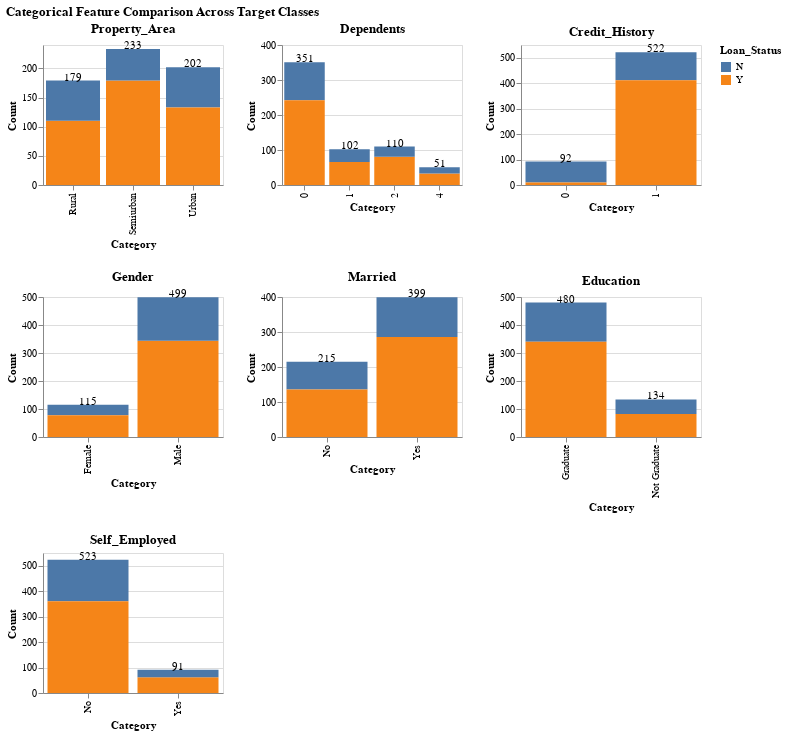

Here is the notebook cell this chart was saved with:
### Code cell
# distribution of categorical features across classes

import altair as alt
import pandas as pd
from typing import List

import altair as alt
import pandas as pd
from typing import List
import math

def compare_categorical_features(
        data: pd.DataFrame,
        categorical_cols: List[str],
        target_name: str,
        columns: int = 3
    ) -> alt.VConcatChart:
    """
    Compare binary/categorical features graphically across classes in `target_name`.
    Produces a grid of bar charts (one per feature), each with independent scales.
    """

    if target_name not in data.columns:
        raise ValueError(f"target_name '{target_name}' not found.")

    for col in categorical_cols:
        if col not in data.columns:
            raise ValueError(f"Column '{col}' not found.")

    charts = []
    for col in categorical_cols:

        base = alt.Chart(data).properties(width=180, height=140)

        bars = (
            base.mark_bar()
            .encode(
                x=alt.X(f"{col}:N", title="Category"),
                y=alt.Y("count():Q", title="Count"),
                color=alt.Color(f"{target_name}:N", title=target_name)
            )
        )

        labels = (
            base.mark_text(dy=-3, fontSize=11)
            .encode(
                x=alt.X(f"{col}:N"),
                y=alt.Y("count():Q"),
                text=alt.Text("count():Q")
            )
        )

        chart = (bars + labels).properties(title=col)
        charts.append(chart)

    rows = []
    for i in range(0, len(charts), columns):
        row = alt.hconcat(*charts[i:i+columns])
        rows.append(row)

    final = alt.vconcat(*rows).properties(
        title="Categorical Feature Comparison Across Target Classes"
    )

    return final
    
compare_categorical_features(
    data=data,
    categorical_cols=categorical_features+binary_features,
    target_name=target_name
)

### Figure 1 — Vega-Lite specification as saved in the notebook (floating-point values rounded to 4 significant figures; data arrays with more than 128 entries replaced by an {"elided": "..."} marker saying what was removed)
{"config": {"view": {"continuousWidth": 300, "continuousHeight": 300}}, "vconcat": [{"hconcat": [{"layer": [{"mark": {"type": "bar"}, "encoding": {"color": {"field": "Loan_Status", "title": "Loan_Status", "type": "nominal"}, "x": {"field": "Property_Area", "title": "Category", "type": "nominal"}, "y": {"aggregate": "count", "title": "Count", "type": "quantitative"}}}, {"mark": {"type": "text", "dy": -3, "fontSize": 11}, "encoding": {"text": {"aggregate": "count", "type": "quantitative"}, "x": {"field": "Property_Area", "type": "nominal"}, "y": {"aggregate": "count", "type": "quantitative"}}}], "height": 140, "title": "Property_Area", "width": 180}, {"layer": [{"mark": {"type": "bar"}, "encoding": {"color": {"field": "Loan_Status", "title": "Loan_Status", "type": "nominal"}, "x": {"field": "Dependents", "title": "Category", "type": "nominal"}, "y": {"aggregate": "count", "title": "Count", "type": "quantitative"}}}, {"mark": {"type": "text", "dy": -3, "fontSize": 11}, "encoding": {"text": {"aggregate": "count", "type": "quantitative"}, "x": {"field": "Dependents", "type": "nominal"}, "y": {"aggregate": "count", "type": "quantitative"}}}], "height": 140, "title": "Dependents", "width": 180}, {"layer": [{"mark": {"type": "bar"}, "encoding": {"color": {"field": "Loan_Status", "title": "Loan_Status", "type": "nominal"}, "x": {"field": "Credit_History", "title": "Category", "type": "nominal"}, "y": {"aggregate": "count", "title": "Count", "type": "quantitative"}}}, {"mark": {"type": "text", "dy": -3, "fontSize": 11}, "encoding": {"text": {"aggregate": "count", "type": "quantitative"}, "x": {"field": "Credit_History", "type": "nominal"}, "y": {"aggregate": "count", "type": "quantitative"}}}], "height": 140, "title": "Credit_History", "width": 180}]}, {"hconcat": [{"layer": [{"mark": {"type": "bar"}, "encoding": {"color": {"field": "Loan_Status", "title": "Loan_Status", "type": "nominal"}, "x": {"field": "Gender", "title": "Category", "type": "nominal"}, "y": {"aggregate": "count", "title": "Count", "type": "quantitative"}}}, {"mark": {"type": "text", "dy": -3, "fontSize": 11}, "encoding": {"text": {"aggregate": "count", "type": "quantitative"}, "x": {"field": "Gender", "type": "nominal"}, "y": {"aggregate": "count", "type": "quantitative"}}}], "height": 140, "title": "Gender", "width": 180}, {"layer": [{"mark": {"type": "bar"}, "encoding": {"color": {"field": "Loan_Status", "title": "Loan_Status", "type": "nominal"}, "x": {"field": "Married", "title": "Category", "type": "nominal"}, "y": {"aggregate": "count", "title": "Count", "type": "quantitative"}}}, {"mark": {"type": "text", "dy": -3, "fontSize": 11}, "encoding": {"text": {"aggregate": "count", "type": "quantitative"}, "x": {"field": "Married", "type": "nominal"}, "y": {"aggregate": "count", "type": "quantitative"}}}], "height": 140, "title": "Married", "width": 180}, {"layer": [{"mark": {"type": "bar"}, "encoding": {"color": {"field": "Loan_Status", "title": "Loan_Status", "type": "nominal"}, "x": {"field": "Education", "title": "Category", "type": "nominal"}, "y": {"aggregate": "count", "title": "Count", "type": "quantitative"}}}, {"mark": {"type": "text", "dy": -3, "fontSize": 11}, "encoding": {"text": {"aggregate": "count", "type": "quantitative"}, "x": {"field": "Education", "type": "nominal"}, "y": {"aggregate": "count", "type": "quantitative"}}}], "height": 140, "title": "Education", "width": 180}]}, {"hconcat": [{"layer": [{"mark": {"type": "bar"}, "encoding": {"color": {"field": "Loan_Status", "title": "Loan_Status", "type": "nominal"}, "x": {"field": "Self_Employed", "title": "Category", "type": "nominal"}, "y": {"aggregate": "count", "title": "Count", "type": "quantitative"}}}, {"mark": {"type": "text", "dy": -3, "fontSize": 11}, "encoding": {"text": {"aggregate": "count", "type": "quantitative"}, "x": {"field": "Self_Employed", "type": "nominal"}, "y": {"aggregate": "count", "type": "quantitative"}}}], "height": 140, "title": "Self_Employed", "width": 180}]}], "data": {"name": "data-a81afb8ad7120a4802400c0851894ebc"}, "title": "Categorical Feature Comparison Across Target Classes", "$schema": "https://vega.github.io/schema/vega-lite/v5.20.1.json", "datasets": {"data-a81afb8ad7120a4802400c0851894ebc": {"elided": "614 records"}}}
